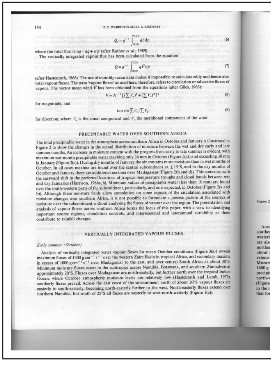
#> input picture Lab 3 [Intensity Histogram, Binarization and Recursive Xy Cut Algorithm]/images/B1.png, 271 x 365 px, found by its file name
$ python task2.py
#> lines starting #> are read from the running program, lines starting #| are printed output that depends on the picture
from PIL import Image
import matplotlib.pyplot as plt
img1 = Image.open("images\\B1.png").convert("L")
width,height = img1.size
#> width = 271; height = 365
intensities = [0 for y in range(0,256)]
print(intensities)
for x in range(0,width):
	for y in range(0,height):
		intensities[img1.getpixel((x,y))]+=1;
print(intensities)
#> (printed output is left out)
plt.plot(intensities)
plt.show()
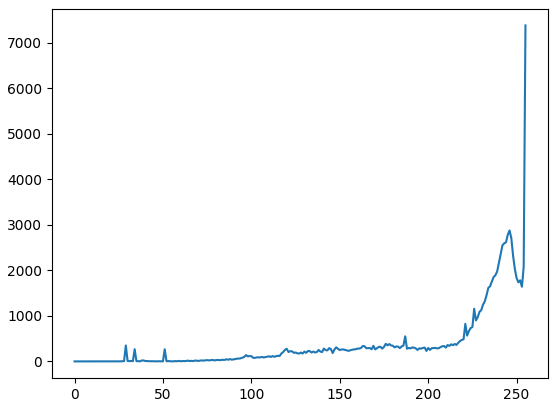
#> figure drawn by matplotlib, 1 panel; curve peaks at x = 255, y = 7378

$ run again, with Lab 3 [Intensity Histogram, Binarization and Recursive Xy Cut Algorithm]/images/XY-cuts.png copied over Lab 3 [Intensity Histogram, Binarization and Recursive Xy Cut Algorithm]/images/B1.png
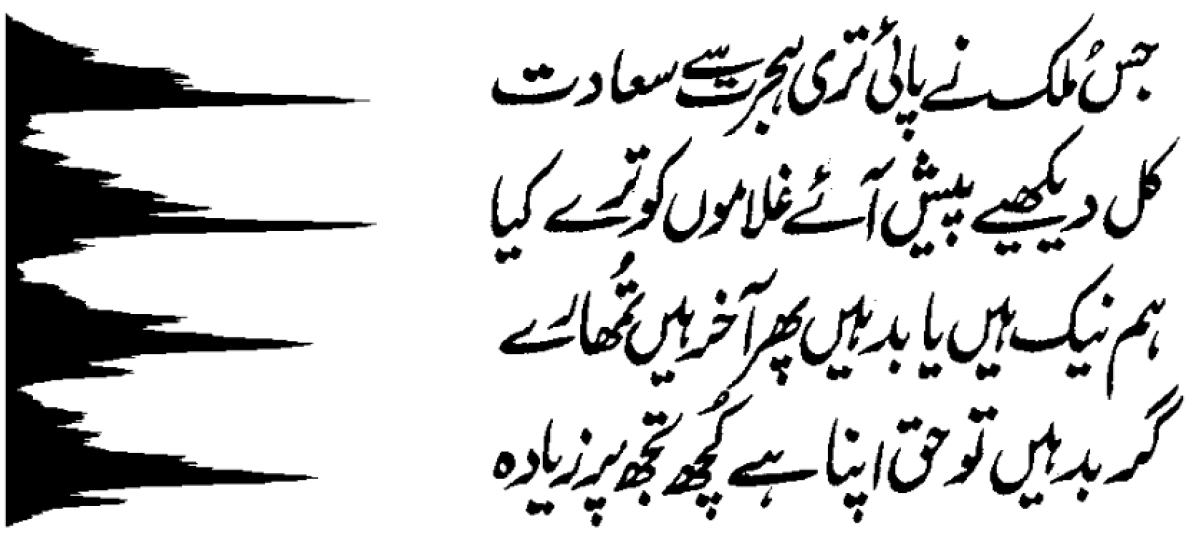
#> input picture Lab 3 [Intensity Histogram, Binarization and Recursive Xy Cut Algorithm]/images/XY-cuts.png, 1194 x 536 px, found by its file name
#> (printed output is left out)
#> `plt.show()`:
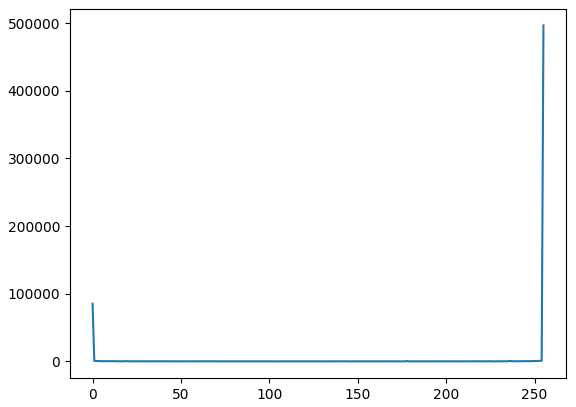
#> figure drawn by matplotlib, 1 panel; curve peaks at x = 255, y = 496492

$ run again, with Lab 3 [Intensity Histogram, Binarization and Recursive Xy Cut Algorithm]/images/XY-cutss.png copied over Lab 3 [Intensity Histogram, Binarization and Recursive Xy Cut Algorithm]/images/B1.png
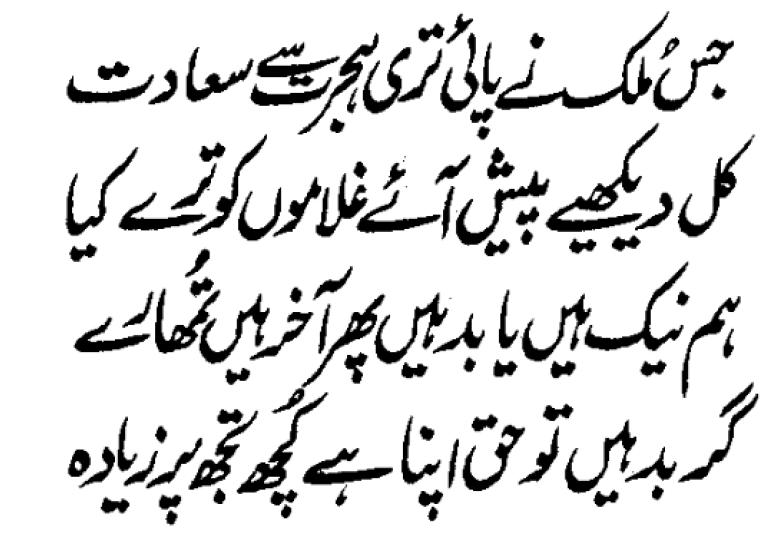
#> input picture Lab 3 [Intensity Histogram, Binarization and Recursive Xy Cut Algorithm]/images/XY-cutss.png, 769 x 534 px, found by its file name
#> (printed output is left out)
#> `plt.show()`:
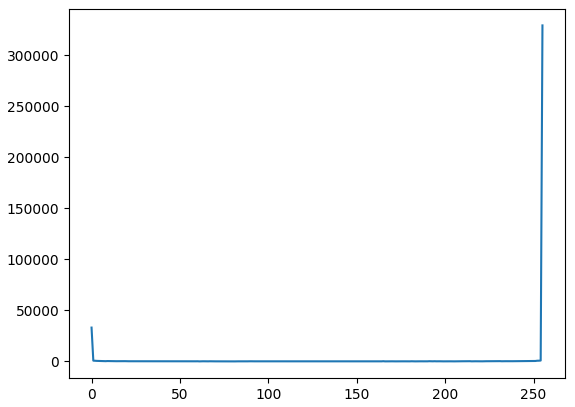
#> figure drawn by matplotlib, 1 panel; curve peaks at x = 255, y = 329076

$ run again, with Lab 3 [Intensity Histogram, Binarization and Recursive Xy Cut Algorithm]/images/B2.jpg saved as Lab 3 [Intensity Histogram, Binarization and Recursive Xy Cut Algorithm]/images/B1.png
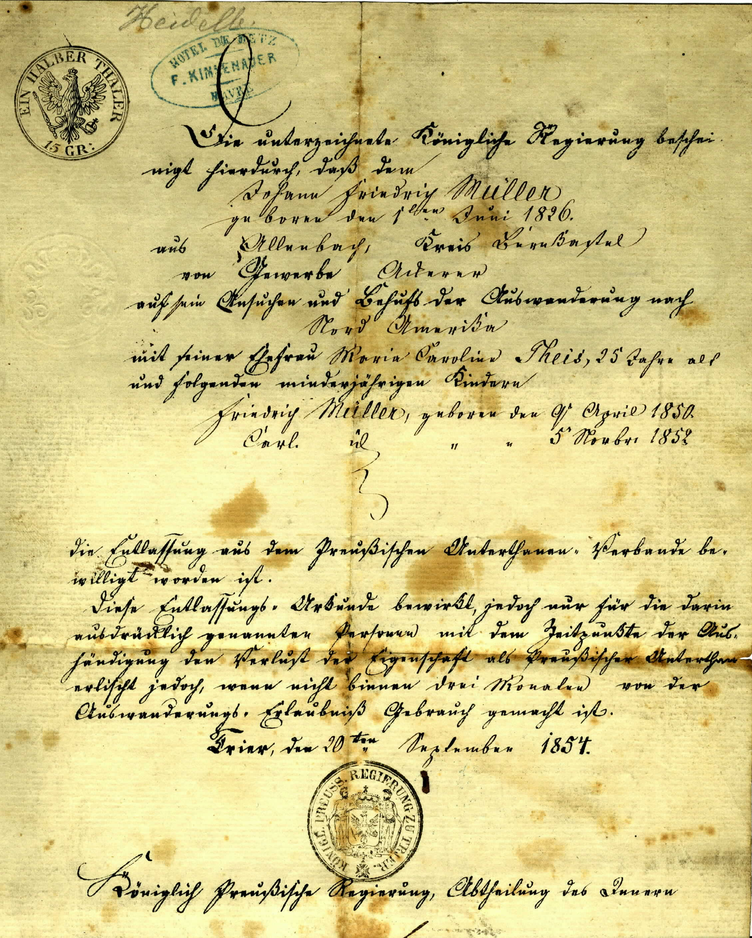
#> input picture Lab 3 [Intensity Histogram, Binarization and Recursive Xy Cut Algorithm]/images/B2.jpg, 752 x 938 px, shrunk from 2258 x 2814 before the run, found by its file name
#> `img1 = Image.open("images\\B1.png").convert("L")`:
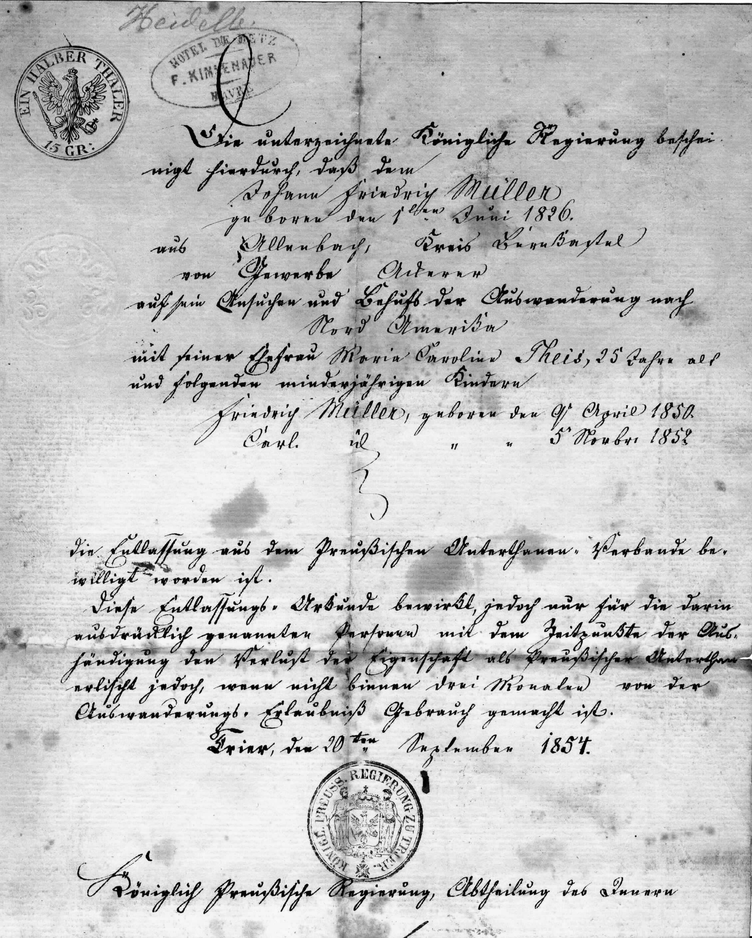
#> img1: PIL image 752x938 L; min 0, max 255, mean 195.3
#> (printed output is left out)
#> `plt.show()`:
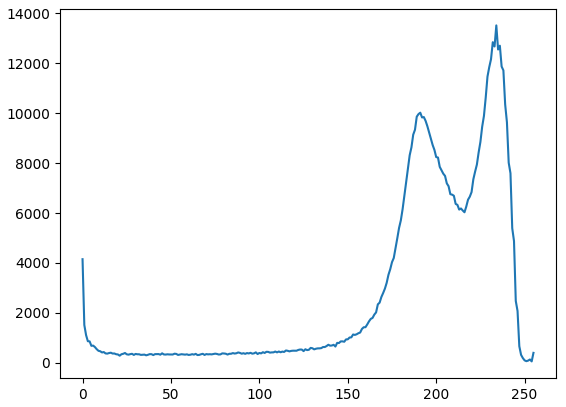
#> figure drawn by matplotlib, 1 panel; curve peaks at x = 234, y = 13520
